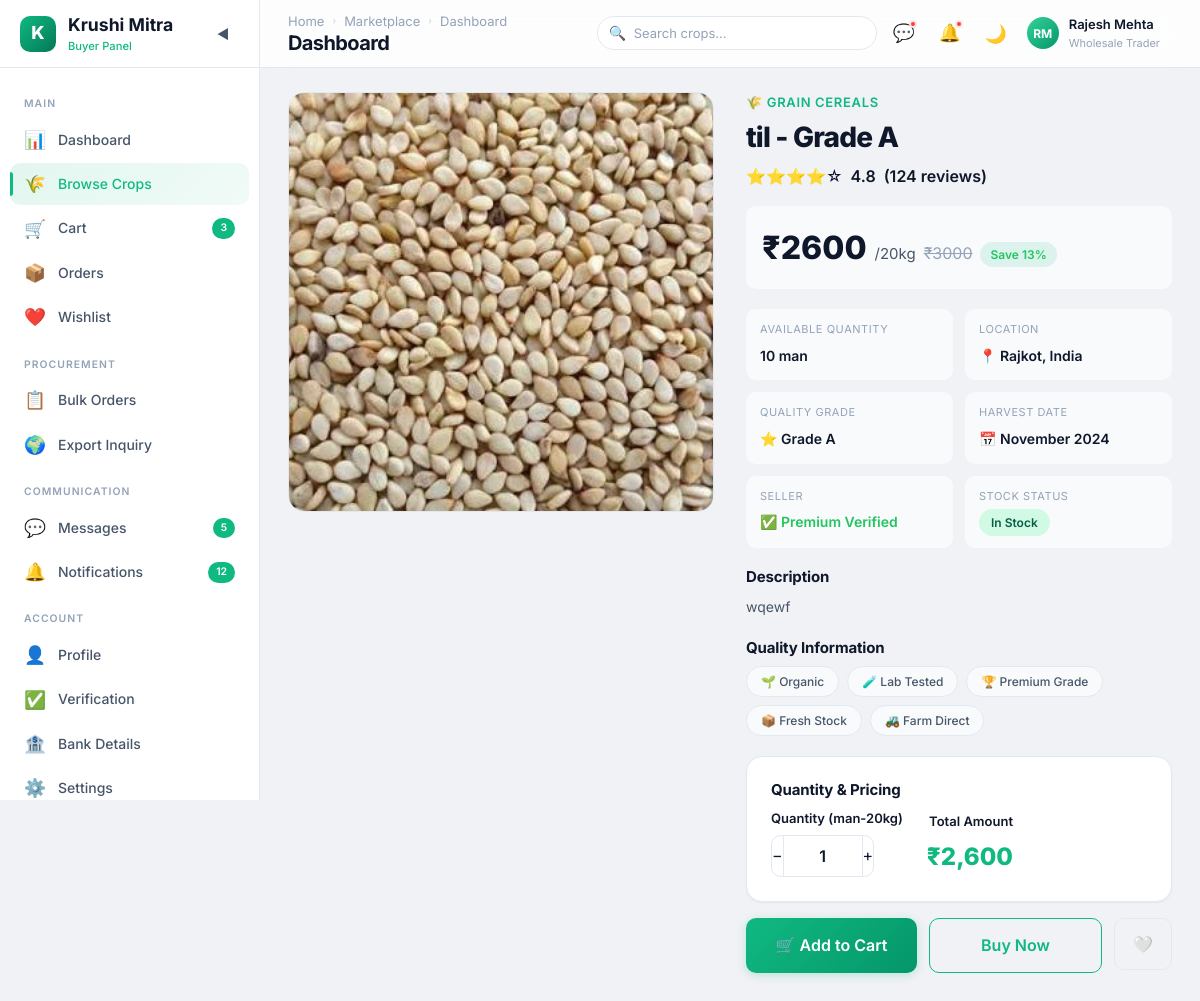
The page /buyer/crop-details/1 (signed in) on the database its author committed.
### farmer/models.py (models this page shows, shortened)
class crop(models.Model):
    CATEGORY_CHOICES = (
        ('grain cereals', 'Grain cereals'),
        ('vegetables', 'Vegetables'),
        ('fruits', 'Fruits'),
        ('pulses', 'Pulses'),
        ('spices', 'Spices'),
        ('cotton', 'Cotton'),
    )
    user = models.ForeignKey(User,on_delete=models.CASCADE,related_name="seller")
    cropname = models.CharField(max_length=20)
    category = models.CharField(max_length=20 , choices = CATEGORY_CHOICES)
    quantity = models.IntegerField()
    price = models.IntegerField()
    description = models.TextField(null=True, blank=True)
    image = models.FileField(upload_to='crop/images/', null=True, blank=True)
    is_approved = models.BooleanField(default=False)
    created_at = models.DateTimeField(auto_now_add=True)

class User(AbstractUser):
    ROLE_CHOICES = (
        ('Farmer', 'Farmer'),
        ('Buyer', 'Buyer'),
        ('Subadmin', 'Subadmin')
    )
    name = models.CharField(max_length=255)
    role = models.CharField(max_length=20, choices=ROLE_CHOICES)
    email = models.EmailField(unique=True,blank=True, null=True)
    city = models.CharField(max_length=100, blank=True, null=True)
    contact = models.CharField(max_length=10, unique=True , blank=True, null=True)
    password = models.CharField(max_length=128)
    is_active = models.BooleanField(default=False)

### farmer/views.py (the view)
        def wrapper(request, *args, **kwargs):
            if "contact" in request.session:
                try:
                    user = User.objects.get(contact=request.session['contact'])
                    request.uid = user
                    if user.role not in allowed_roles:
                        messages.error(request, "Access Denied")
                        return redirect('login')
                    return view_function(request, *args, **kwargs)
                except User.DoesNotExist:
                    return redirect('login')
            return redirect('login')

### buyer/views.py (called while the page is built)
@check_login(['Buyer'])
def buyer_crop_details(request,pk):
    crp = crop.objects.get(id=pk)
    context = {'crop' : crp}
    return render(request, "buyer/crop-details.html",context)

### farmer/views.py (called while the page is built)
def check_login(allowed_roles):
    def decorator(view_function):
        def wrapper(request, *args, **kwargs):
            if "contact" in request.session:
                try:
                    user = User.objects.get(contact=request.session['contact'])
                    request.uid = user
                    if user.role not in allowed_roles:
                        messages.error(request, "Access Denied")
                        return redirect('login')
                    return view_function(request, *args, **kwargs)
                except User.DoesNotExist:
                    return redirect('login')
            return redirect('login')
        return wrapper
    return decorator

### buyer/templates/buyer/crop-details.html (shortened to what this page needs)
<!DOCTYPE html>
{% load static %}
<html lang="en" data-theme="light">
<head>
  <link rel="stylesheet" href="{% static 'buyer/css/style.css' %}">
  <link rel="stylesheet" href="{% static 'buyer/css/crop-details.css' %}">
</head>
<body>
  <div class="app-layout">
    <aside class="sidebar">
      <div class="sidebar-header">
        <div class="sidebar-logo">
          <div class="sidebar-logo-icon">K</div>
          <div>
            <div class="sidebar-logo-text">Krushi Mitra</div><span class="sidebar-logo-sub">Buyer Panel</span>
          </div>
        </div>
        <button class="sidebar-toggle">◀</button>
      </div>
      <nav class="sidebar-nav">
        <div class="sidebar-section-label">Main</div>
        <a href="{% url 'buyer_dashboard' %}" class="sidebar-item" data-tooltip="Dashboard"><span
            class="sidebar-item-icon">📊</span><span class="sidebar-item-text">Dashboard</span></a>
        <a href="{% url 'buyer_browse_crops' %}" class="sidebar-item active" data-tooltip="Browse Crops"><span
            class="sidebar-item-icon">🌾</span><span class="sidebar-item-text">Browse Crops</span></a>
        <a href="{% url 'buyer_cart' %}" class="sidebar-item" data-tooltip="Cart"><span
            class="sidebar-item-icon">🛒</span><span class="sidebar-item-text">Cart</span><span
            class="sidebar-item-badge">3</span></a>
        <a href="{% url 'buyer_orders' %}" class="sidebar-item" data-tooltip="Orders"><span
            class="sidebar-item-icon">📦</span><span class="sidebar-item-text">Orders</span></a>
        <a href="{% url 'buyer_wishlist' %}" class="sidebar-item" data-tooltip="Wishlist"><span
            class="sidebar-item-icon">❤️</span><span class="sidebar-item-text">Wishlist</span></a>
        <div class="sidebar-section-label">Procurement</div>
        <a href="{% url 'buyer_bulk_order' %}" class="sidebar-item" data-tooltip="Bulk Orders"><span
            class="sidebar-item-icon">📋</span><span class="sidebar-item-text">Bulk Orders</span></a>
        <a href="{% url 'buyer_export_inquiry' %}" class="sidebar-item" data-tooltip="Export Inquiry"><span
            class="sidebar-item-icon">🌍</span><span class="sidebar-item-text">Export Inquiry</span></a>
        <div class="sidebar-section-label">Communication</div>
        <a href="{% url 'buyer_messages' %}" class="sidebar-item" data-tooltip="Messages"><span
            class="sidebar-item-icon">💬</span><span class="sidebar-item-text">Messages</span><span
            class="sidebar-item-badge">5</span></a>
        <a href="{% url 'buyer_notifications' %}" class="sidebar-item" data-tooltip="Notifications"><span
            class="sidebar-item-icon">🔔</span><span class="sidebar-item-text">Notifications</span><span
            class="sidebar-item-badge">12</span></a>
        <div class="sidebar-section-label">Account</div>
        <a href="{% url 'buyer_profile' %}" class="sidebar-item" data-tooltip="Profile"><span
            class="sidebar-item-icon">👤</span><span class="sidebar-item-text">Profile</span></a>
        <a href="{% url 'buyer_verification' %}" class="sidebar-item" data-tooltip="Verification"><span
            class="sidebar-item-icon">✅</span><span class="sidebar-item-text">Verification</span></a>
        <a href="{% url 'buyer_bank_details' %}" class="sidebar-item" data-tooltip="Bank Details"><span
            class="sidebar-item-icon">🏦</span><span class="sidebar-item-text">Bank Details</span></a>
        <a href="{% url 'buyer_settings' %}" class="sidebar-item" data-tooltip="Settings"><span
            class="sidebar-item-icon">⚙️</span><span class="sidebar-item-text">Settings</span></a>
      </nav>
    </aside>
    <div class="main-wrapper">
      <header class="navbar">
        <div class="navbar-left"><button class="mobile-menu-btn">☰</button>
          <div>
            <div class="breadcrumb"><a href="{% url 'buyer_dashboard' %}">Home</a><span
                class="breadcrumb-sep">›</span><a href="{% url 'buyer_browse_crops' %}">Marketplace</a><span
                class="breadcrumb-sep">›</span><span class="current">Crop Details</span></div>
            <h1 class="page-title">Crop Details</h1>
          </div>
        </div>
        <div class="navbar-right">
          <div class="search-box"><span class="search-icon">🔍</span><input type="text" placeholder="Search crops...">
          </div>
          <a href="{% url 'buyer_messages' %}" class="nav-btn">💬<span class="badge-dot"></span></a>
          <a href="{% url 'buyer_notifications' %}" class="nav-btn">🔔<span class="badge-dot"></span></a>
          <button class="theme-toggle">🌙</button>
          <div class="dropdown">
            <div class="profile-btn dropdown-trigger">
              <div class="profile-avatar">RM</div>
              <div>
                <div class="profile-name">Rajesh Mehta</div>
                <div class="profile-role">Wholesale Trader</div>
              </div>
            </div>
          </div>
        </div>
      </header>
      <main class="main-content">
        <form action="{% url 'buyer_cart'%}" method="post">
          <div class="product-detail-layout page-reveal">
            <div class="product-gallery">
              <div class="product-gallery-main">
                <img src="{{crop.image.url}}" alt="Basmati Rice">
              </div>
            </div>
            <div class="product-info">
              <div class="product-category">🌾 {{crop.category}}</div>
              <h1 class="product-name">{{crop.cropname}} - Grade A</h1>
              <div class="product-rating">⭐⭐⭐⭐☆ <span>4.8</span> <span class="rating-count">(124 reviews)</span></div>
              <div class="product-price-section">
                <span class="product-price">₹{{crop.price}}</span>
                <span class="product-price-unit">/20kg</span>
                <span class="product-price-discount">₹3000</span>
                <span class="product-save-badge">Save 13%</span>
              </div>
              <div class="product-meta-grid">
                <div class="product-meta-item"><span class="meta-label">Available Quantity</span><span
                    class="meta-value">{{crop.quantity}} man</span></div>
                <div class="product-meta-item"><span class="meta-label">Location</span><span class="meta-value">📍
                    {{crop.user.city}},
                    India</span></div>
                <div class="product-meta-item"><span class="meta-label">Quality Grade</span><span class="meta-value">⭐
                    Grade A</span></div>
                <div class="product-meta-item"><span class="meta-label">Harvest Date</span><span class="meta-value">📅
                    November 2024</span></div>
                <div class="product-meta-item"><span class="meta-label">Seller</span><span class="meta-value"
                    style="color:var(--green-500);">✅ Premium Verified</span></div>
                <div class="product-meta-item"><span class="meta-label">Stock Status</span><span
                    class="meta-value"><span class="badge badge-approved">In Stock</span></span></div>
              </div>
              <div class="product-description">
                <h3 class="product-desc-title">Description</h3>
                <p class="product-desc-text">{{crop.description}}</p>
              </div>
              <div class="product-quality">
                <h3 class="product-desc-title">Quality Information</h3>
                <div class="quality-tags">
                  <span class="quality-tag">🌱 Organic</span>
                  <span class="quality-tag">🧪 Lab Tested</span>
                  <span class="quality-tag">🏆 Premium Grade</span>
                  <span class="quality-tag">📦 Fresh Stock</span>
                  <span class="quality-tag">🚜 Farm Direct</span>
                </div>
              </div>
              <div class="price-calculator card" data-unit-price="{{ crop.price }}">
                <h3 class="product-desc-title">Quantity & Pricing</h3>
                <div class="calc-row">
                  <div class="form-group" style="margin-bottom:0;">
                    <label class="form-label">Quantity (man-20kg)</label>
                    <div class="qty-selector">
                      <a class="qty-minus">−</a>
                      <input type="number" class="qty-input calc-qty" value="1" min="1" max="5000" name="quantity"
                        required>
                      <a class="qty-plus">+</a>
                    </div>
                  </div>
                  <div class="calc-total">
                    <label class="form-label">Total Amount</label>
                    <div class="calc-total-price">₹0</div>
                  </div>
                </div>
              </div>
              <div class="product-actions">
                <button type="submit" href="{% url 'buyer_cart'%}" class="btn btn-primary btn-lg flex-1">🛒
                  Add to
                  Cart</button>
                <a href="{% url 'buyer_checkout' %}" class="btn btn-outline btn-lg flex-1">Buy Now</a>
                <button class="btn btn-ghost btn-lg wishlist-toggle"
                  style="flex:none;width:52px;height:52px;border-radius:var(--radius-md);border:1px solid var(--border-color);">🤍</button>
              </div>
            </div>
          </div>
        </form>
      </main>
    </div>
  </div>
</body>
</html>

### buyer/static/buyer/css/crop-details.css (style rules this page uses)
.product-detail-layout { display: grid; grid-template-columns: 1fr 1fr; gap: 32px; margin-bottom: 40px; }
.product-gallery-main { border-radius: var(--radius-lg); overflow: hidden; background: var(--bg-card); border: var(--card-border); height: 420px; cursor: crosshair; }
.product-gallery-main img { width: 100%; height: 100%; object-fit: cover; transition: transform 0.3s ease; }
.product-category { font-size: 0.8125rem; font-weight: 600; color: var(--primary-500); text-transform: uppercase; letter-spacing: 0.05em; margin-bottom: 8px; }
.product-name { font-size: 1.75rem; font-weight: 800; color: var(--text-primary); margin-bottom: 10px; line-height: 1.2; }
.product-rating { font-size: 1rem; margin-bottom: 16px; display: flex; align-items: center; gap: 8px; }
.product-rating span { font-weight: 600; color: var(--text-primary); }
.product-price-section { display: flex; align-items: baseline; gap: 8px; margin-bottom: 20px; padding: 16px; background: var(--bg-card-hover); border-radius: var(--radius-md); }
.product-price { font-size: 2rem; font-weight: 800; color: var(--text-primary); }
.product-price-unit { font-size: 0.9375rem; color: var(--text-secondary); }
.product-price-discount { font-size: 1rem; color: var(--text-muted); text-decoration: line-through; }
.product-save-badge { padding: 3px 10px; background: rgba(16, 185, 129, 0.12); color: var(--green-500); border-radius: var(--radius-full); font-size: 0.75rem; font-weight: 600; }
.product-meta-grid { display: grid; grid-template-columns: 1fr 1fr; gap: 12px; margin-bottom: 20px; }
.product-meta-item { padding: 12px 14px; background: var(--bg-card-hover); border-radius: var(--radius-md); }
.meta-label { display: block; font-size: 0.6875rem; color: var(--text-muted); text-transform: uppercase; letter-spacing: 0.05em; margin-bottom: 4px; }
.meta-value { font-size: 0.875rem; font-weight: 600; color: var(--text-primary); }
.product-description { margin-bottom: 20px; }
.product-desc-title { font-size: 0.9375rem; font-weight: 700; color: var(--text-primary); margin-bottom: 8px; }
.product-desc-text { font-size: 0.875rem; color: var(--text-secondary); line-height: 1.7; }
.product-quality { margin-bottom: 20px; }
.quality-tags { display: flex; flex-wrap: wrap; gap: 8px; }
.quality-tag { padding: 5px 14px; border-radius: var(--radius-full); font-size: 0.75rem; font-weight: 500; background: var(--bg-card-hover); border: 1px solid var(--border-color); color: var(--text-secondary); }
.calc-row { display: flex; align-items: flex-end; gap: 24px; }
.calc-total { text-align: right; }
.calc-total-price { font-size: 1.5rem; font-weight: 800; color: var(--primary-500); }
.qty-selector { display: inline-flex; align-items: center; border: 1.5px solid var(--border-color); border-radius: var(--radius-md); overflow: hidden; }
.qty-selector input { width: 80px; height: 40px; text-align: center; border: none; border-left: 1px solid var(--border-color); border-right: 1px solid var(--border-color); font-size: 1rem; font-weight: 600; color: var(--text-primary); background: var(--bg-card); -moz-appearance: textfield; }
.product-actions { display: flex; gap: 12px; margin-top: 16px; }

### rows shown on the page
crop: image (picture), category "GRAIN CEREALS", cropname "til", price "2600", quantity "10", user.city "Rajkot", description "wqewf"
